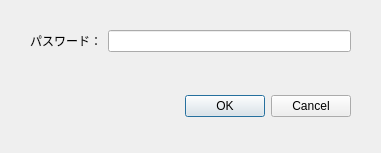
<?xml version="1.0" encoding="UTF-8"?>
<ui version="4.0">
 <class>CPasswd</class>
 <widget class="QDialog" name="CPasswd">
  <property name="geometry">
   <rect>
    <x>0</x>
    <y>0</y>
    <width>381</width>
    <height>153</height>
   </rect>
  </property>
  <property name="windowTitle">
   <string>証明書パスワード入力</string>
  </property>
  <property name="modal">
   <bool>true</bool>
  </property>
  <widget class="QDialogButtonBox" name="buttonBox">
   <property name="geometry">
    <rect>
     <x>60</x>
     <y>90</y>
     <width>291</width>
     <height>32</height>
    </rect>
   </property>
   <property name="layoutDirection">
    <enum>Qt::LeftToRight</enum>
   </property>
   <property name="orientation">
    <enum>Qt::Horizontal</enum>
   </property>
   <property name="standardButtons">
    <set>QDialogButtonBox::Cancel|QDialogButtonBox::Ok</set>
   </property>
  </widget>
  <widget class="QWidget" name="layoutWidget">
   <property name="geometry">
    <rect>
     <x>30</x>
     <y>30</y>
     <width>321</width>
     <height>31</height>
    </rect>
   </property>
   <layout class="QFormLayout" name="formLayout">
    <item row="0" column="0">
     <widget class="QLabel" name="pwLabel">
      <property name="text">
       <string>パスワード：</string>
      </property>
      <property name="alignment">
       <set>Qt::AlignRight|Qt::AlignTrailing|Qt::AlignVCenter</set>
      </property>
     </widget>
    </item>
    <item row="0" column="1">
     <widget class="QLineEdit" name="pwLineEdit">
      <property name="echoMode">
       <enum>QLineEdit::Password</enum>
      </property>
     </widget>
    </item>
   </layout>
  </widget>
 </widget>
 <resources/>
 <connections>
  <connection>
   <sender>buttonBox</sender>
   <signal>accepted()</signal>
   <receiver>CPasswd</receiver>
   <slot>accept()</slot>
   <hints>
    <hint type="sourcelabel">
     <x>248</x>
     <y>254</y>
    </hint>
    <hint type="destinationlabel">
     <x>157</x>
     <y>274</y>
    </hint>
   </hints>
  </connection>
  <connection>
   <sender>buttonBox</sender>
   <signal>rejected()</signal>
   <receiver>CPasswd</receiver>
   <slot>reject()</slot>
   <hints>
    <hint type="sourcelabel">
     <x>316</x>
     <y>260</y>
    </hint>
    <hint type="destinationlabel">
     <x>286</x>
     <y>274</y>
    </hint>
   </hints>
  </connection>
 </connections>
</ui>
